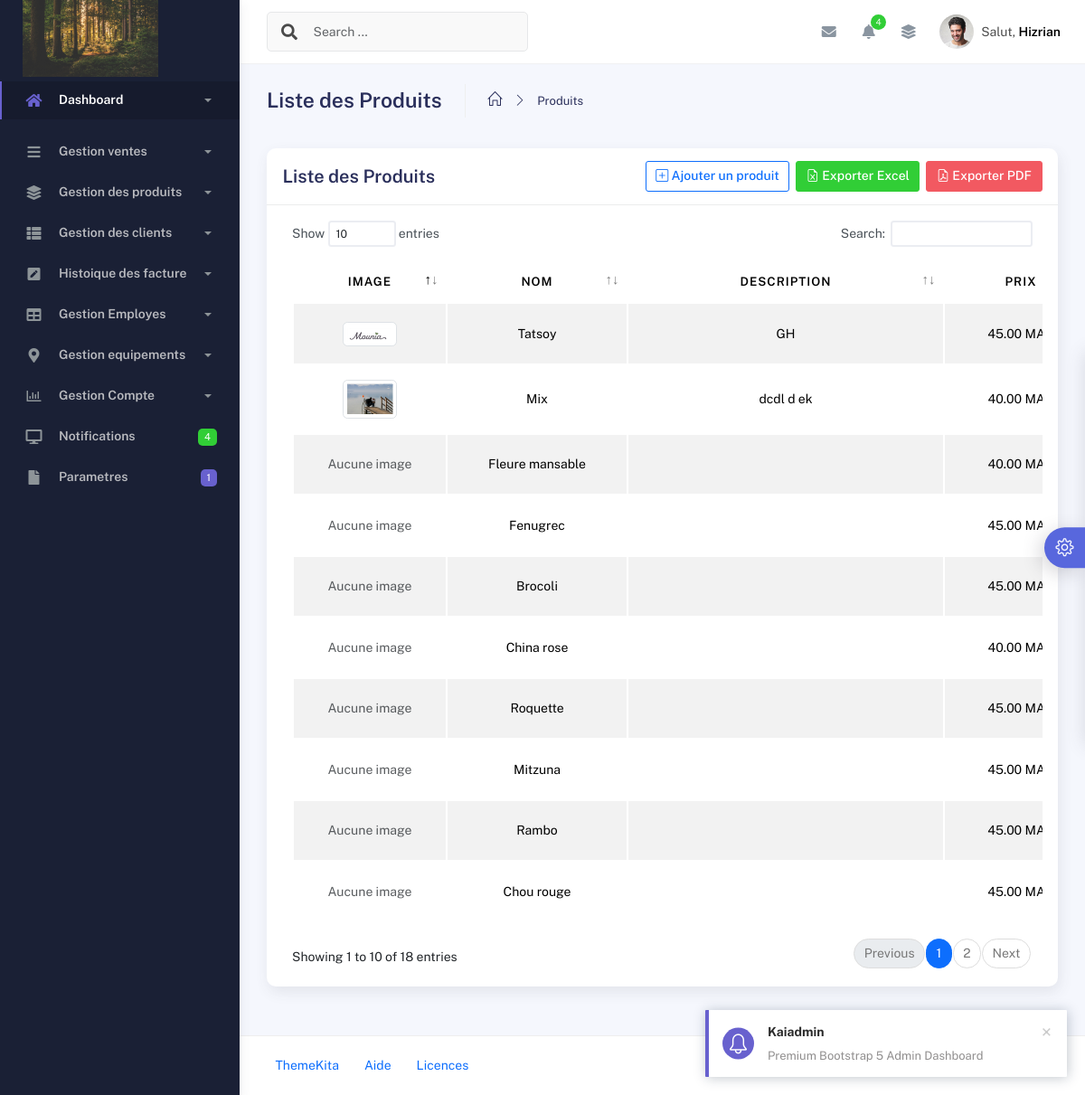
/produits/, run on an earlier commit of the app's database.
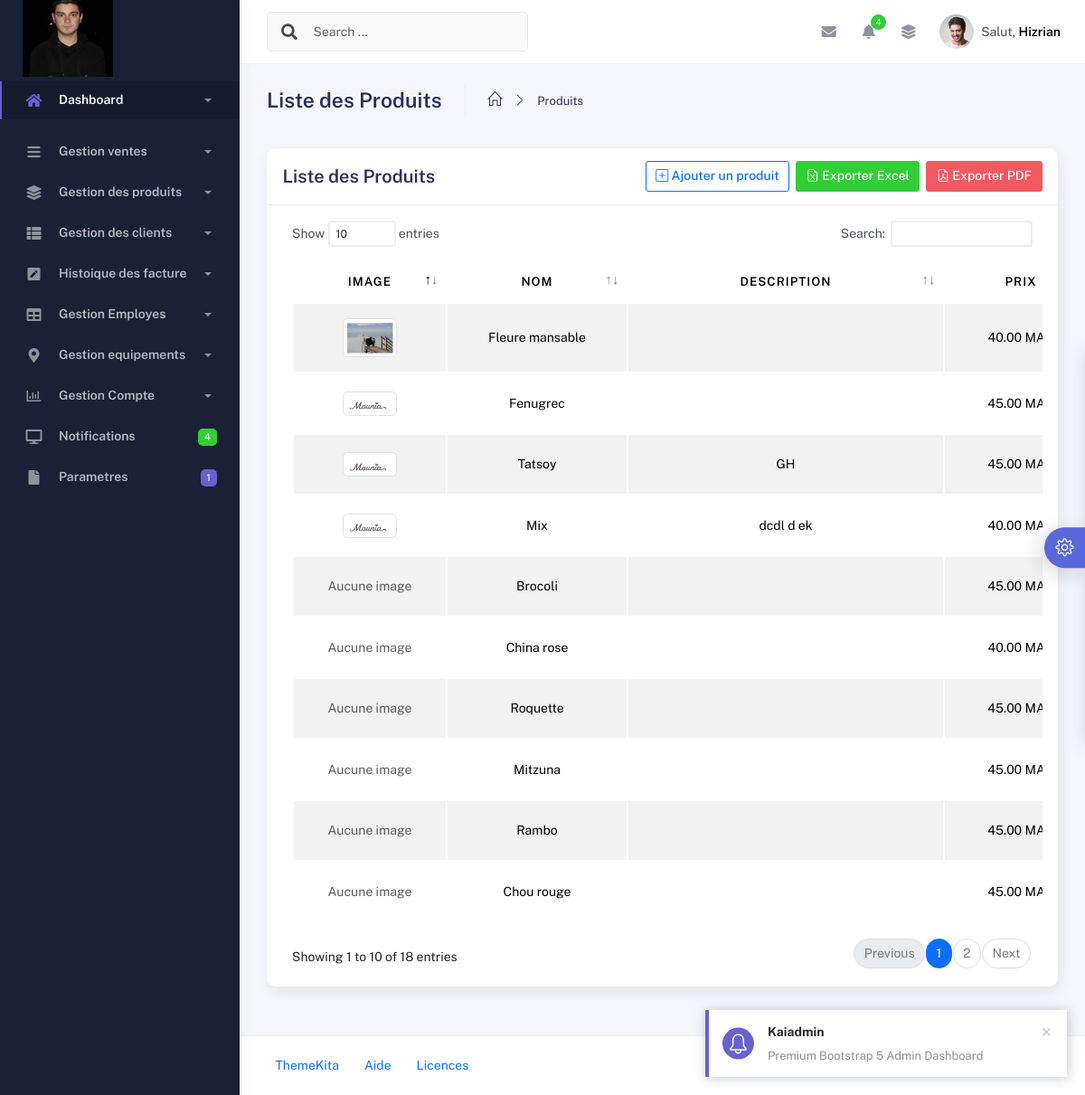
And on a later commit of the database.
### application/models.py (models this page shows, shortened)
class ParametresMounia(models.Model):
    nom_hotel = models.CharField(max_length=100, default="Mon app")
    adresse = models.TextField(default="Adresse par défaut")
    email_contact = models.EmailField(default="contact@mounia.com")
    telephone_contact = models.CharField(max_length=20, default="+123456789")
    politique_annulation = models.TextField(
        default="Annulation gratuite jusqu'à 48h avant l'arrivée.",
        help_text="Texte explicatif pour les annulations"
    )
    logo = models.ImageField(upload_to='hotel_logos/', blank=True, null=True)  # Optionnel
    class Meta:
        verbose_name_plural = "Paramètres de mounia"  # Nom correct dans l'admin Django

class Produit(models.Model):
    nom = models.CharField(max_length=100, unique=True)
    description = models.TextField(blank=True, null=True)
    prix = models.DecimalField(max_digits=10, decimal_places=2)
    image = models.ImageField(upload_to="produits/", blank=True, null=True)
    date_ajout = models.DateTimeField(auto_now_add=True)
    actif = models.BooleanField(default=True, verbose_name="Produit actif")
    class Meta:
        ordering = ["-date_ajout"]
        verbose_name = "Produit"
        verbose_name_plural = "Produits"

### application/views.py (the view)
# urls.py: path('produits/', views.produit_list, name='liste_produits'),
def produit_list(request):
    produits = Produit.objects.all()
    return render(request, "produits/produit_list.html", {"produits": produits})

### application/context_processors.py (called while the page is built)
def parametres_mounia(request):
    return {
        'parametres': ParametresMounia.objects.first() or None
    }

### templates/produits/produit_list.html (shortened to what this page needs)
{% extends "base.html" %} {% load static %} {% block content %}
<div class="container">
  <div class="page-inner">
    <div class="page-header">
      <h3 class="fw-bold mb-3">Liste des Produits</h3>
      <ul class="breadcrumbs mb-3">
        <li class="nav-home">
          <a href="{% url 'home' %}">
            <i class="icon-home"></i>
          </a>
        </li>
        <li class="separator">
          <i class="icon-arrow-right"></i>
        </li>
        <li class="nav-item">
          <a href="{% url 'liste_produits' %}">Produits</a>
        </li>
      </ul>
    </div>
    <div class="row">
      <div class="col-md-12">
        <div class="card">
          <div class="card-header">
            <div class="d-flex align-items-center">
              <h4 class="card-title">Liste des Produits</h4>
              <a
                href="{% url 'ajouter_produit' %}"
                class="btn btn-outline-primary ms-auto me-2"
              >
                <i class="bi bi-plus-square"></i> Ajouter un produit
              </a>
              <a
                href="{% url 'exporter_produits_excel' %}"
                class="btn btn-success me-2"
              >
                <i class="bi bi-file-earmark-excel"></i> Exporter Excel
              </a>
              <a
                href="{% url 'exporter_produits_pdf' %}"
                class="btn btn-danger"
              >
                <i class="bi bi-file-earmark-pdf"></i> Exporter PDF
              </a>
            </div>
          </div>
          <div class="card-body">
            <div class="table-responsive">
              <table
                id="produits-table"
                class="display table table-striped table-hover"
              >
                <thead>
                  <tr>
                    <th style="width: 120px">Image</th>
                    <th style="width: 150px">Nom</th>
                    <th style="width: 300px">Description</th>
                    <th style="width: 120px">Prix</th>
                  </tr>
                </thead>
                <tbody>
                  {% for produit in produits %}
                  <tr>
                    <td>
                      {% if produit.image %}
                      <img
                        src="{{ produit.image.url }}"
                        alt="{{ produit.nom }}"
                        width="60"
                        class="img-thumbnail"
                      />
                      {% else %}
                      <span class="text-muted">Aucune image</span>
                      {% endif %}
                    </td>
                    <td>{{ produit.nom }}</td>
                    <td>{{ produit.description|truncatechars:50 }}</td>
                    <td>{{ produit.prix }} MAD</td>
                  </tr>
                  {% endfor %}
                </tbody>
              </table>
            </div>
          </div>
        </div>
      </div>
    </div>
  </div>
</div>
{% endblock content %}

### templates/base.html (shortened to what this page needs)
{% load static %}
<!DOCTYPE html>
<html lang="fr">
  <head>
    <link href="https://cdn.jsdelivr.net/npm/bootstrap@5.3.0/dist/css/bootstrap.min.css" rel="stylesheet">
    <link href="https://cdn.jsdelivr.net/npm/bootstrap-icons@1.10.0/font/bootstrap-icons.css" rel="stylesheet">
    <link href="https://cdnjs.cloudflare.com/ajax/libs/font-awesome/5.15.4/css/all.min.css" rel="stylesheet">
    <link href="https://cdn.jsdelivr.net/npm/@fullcalendar/core/main.css" rel="stylesheet">
    <link href="https://cdn.jsdelivr.net/npm/@fullcalendar/daygrid/main.css" rel="stylesheet">
    <link href="https://cdn.jsdelivr.net/npm/@fullcalendar/timegrid/main.css" rel="stylesheet">
<link href="https://cdn.jsdelivr.net/npm/bootstrap@5.3.0/dist/css/bootstrap.min.css" rel="stylesheet">
<link href="https://cdn.jsdelivr.net/npm/bootstrap-icons/font/bootstrap-icons.css" rel="stylesheet">
    <link rel="stylesheet" href="{% static 'assets/css/bootstrap.min.css' %}" />
    <link rel="stylesheet" href="{% static 'assets/css/plugins.min.css' %}" />
    <link rel="stylesheet" href="{% static 'assets/css/kaiadmin.min.css' %}" />
    <link rel="stylesheet" href="{% static 'assets/css/demo.css' %}" />
  </head>
  <body>
    <div class="wrapper">
      <div class="sidebar" data-background-color="dark">
        <div class="sidebar-logo">
<div class="logo-header" data-background-color="dark">
  <a href="{% url 'home' %}" class="logo">
    {% if parametres.logo %}
      <img src="{{ parametres.logo.url }}"
           alt="{{ parametres.nom_hotel }}"
           class="navbar-brand custom-logo"
           style="max-height: 100px; width: auto; max-width: 180px;">
    {% else %}
      <img src="{% static 'assets/img/kaiadmin/logo_light.svg' %}"
           alt="Logo par défaut"
           class="navbar-brand custom-logo"
           style="max-height: 60px; width: auto; max-width: 180px;">
    {% endif %}
  </a>
</div>
        </div>
        <div class="sidebar-wrapper scrollbar scrollbar-inner">
          <div class="sidebar-content">
            <ul class="nav nav-secondary">
              <li class="nav-item active">
                <a
                  data-bs-toggle="collapse"
                  href="{% url 'home'%}"
                  class="collapsed"
                  aria-expanded="false"
                >
                  <i class="fas fa-home"></i>
                  <p>Dashboard</p>
                  <span class="caret"></span>
                </a>
              </li>
                <li class="nav-item">
                <a data-bs-toggle="collapse" href="#submenu">
                  <i class="fas fa-bars"></i>
                  <p>Gestion ventes </p>
                  <span class="caret"></span>
                </a>
              </li>
              <li class="nav-item">
                <a data-bs-toggle="collapse" href="#base">
                  <i class="fas fa-layer-group"></i>
                  <p>Gestion des produits</p>
                  <span class="caret"></span>
                </a>
              </li>
              <li class="nav-item">
                <a data-bs-toggle="collapse" href="#sidebarLayouts">
                  <i class="fas fa-th-list"></i>
                  <p>Gestion des clients</p>
                  <span class="caret"></span>
                </a>
              <li class="nav-item">
                <a data-bs-toggle="collapse" href="#forms">
                  <i class="fas fa-pen-square"></i>
                  <p>Histoique des facture </p>
                  <span class="caret"></span>
                </a>
              </li>
              <li class="nav-item">
                <a data-bs-toggle="collapse" href="#tables">
                  <i class="fas fa-table"></i>
                  <p>Gestion Employes</p>
                  <span class="caret"></span>
                </a>
              </li>
              <li class="nav-item">
                <a data-bs-toggle="collapse" href="#maps">
                  <i class="fas fa-map-marker-alt"></i>
                  <p>Gestion equipements</p>
                  <span class="caret"></span>
                </a>
              </li>
              <li class="nav-item">
                <a data-bs-toggle="collapse" href="#charts">
                  <i class="far fa-chart-bar"></i>
                  <p>Gestion  Compte</p>
                  <span class="caret"></span>
                </a>
              </li>
              <li class="nav-item">
                <a href="widgets.html">
                  <i class="fas fa-desktop"></i>
                  <p>Notifications</p>
                  <span class="badge badge-success">4</span>
                </a>
              </li>
              <li class="nav-item">
                <a href="{% url 'parametres_app' %}">
                  <i class="fas fa-file"></i>
                  <p>Parametres</p>
                  <span class="badge badge-secondary">1</span>
                </a>
              </li>
            </ul>
          </div>
        </div>
      </div>
      <div class="main-panel">
        <div class="main-header">
          <nav
            class="navbar navbar-header navbar-header-transparent navbar-expand-lg border-bottom"
          >
            <div class="container-fluid">
              <nav
                class="navbar navbar-header-left navbar-expand-lg navbar-form nav-search p-0 d-none d-lg-flex"
              >
                <div class="input-group">
                  <div class="input-group-prepend">
                    <button type="submit" class="btn btn-search pe-1">
                      <i class="fa fa-search search-icon"></i>
                    </button>
                  </div>
                  <input
                    type="text"
                    placeholder="Search ..."
                    class="form-control"
                  />
                </div>
              </nav>
              <ul class="navbar-nav topbar-nav ms-md-auto align-items-center">
                <li class="nav-item topbar-icon dropdown hidden-caret">
                  <a
                    class="nav-link dropdown-toggle"
                    href="#"
                    id="messageDropdown"
                    role="button"
                    data-bs-toggle="dropdown"
                    aria-haspopup="true"
                    aria-expanded="false"
                  >
                    <i class="fa fa-envelope"></i>
                  </a>
                </li>
                <li class="nav-item topbar-icon dropdown hidden-caret">
                  <a
                    class="nav-link dropdown-toggle"
                    href="#"
                    id="notifDropdown"
                    role="button"
                    data-bs-toggle="dropdown"
                    aria-haspopup="true"
                    aria-expanded="false"
                  >
                    <i class="fa fa-bell"></i>
                    <span class="notification">4</span>
                  </a>
                </li>
                <li class="nav-item topbar-icon dropdown hidden-caret">
                  <a
                    class="nav-link"
                    data-bs-toggle="dropdown"
                    href="#"
                    aria-expanded="false"
                  >
                    <i class="fas fa-layer-group"></i>
                  </a>
                </li>
                <li class="nav-item topbar-user dropdown hidden-caret">
                    <a
                      class="dropdown-toggle profile-pic"
                      data-bs-toggle="dropdown"
                      href="#"
                      aria-expanded="false"
                    >
                      <div class="avatar-sm">
                        <img
                          src="{% static 'assets/img/profile.jpg' %}"
                          alt="..."
                          class="avatar-img rounded-circle"
                        />
                      </div>
                      <span class="profile-username">
                        <span class="op-7">Salut,</span>
                        <span class="fw-bold">Hizrian</span>
                      </span>
                    </a>
                  </li>
                  </ul>
                  </div>
                  </nav>
                  </div>
                  {% block content %} {% endblock content %}
                  <footer class="footer">
                    <div class="container-fluid d-flex justify-content-between">
                      <nav class="pull-left">
                        <ul class="nav">
                          <li class="nav-item">
                            <a class="nav-link" href="http://www.themekita.com">
                              ThemeKita
                            </a>
                          </li>
                          <li class="nav-item">
                            <a class="nav-link" href="#"> Aide </a>
                          </li>
                          <li class="nav-item">
                            <a class="nav-link" href="#"> Licences </a>
                          </li>
                        </ul>
                      </nav>
                      <div class="copyright">
                        <a href="">Techs-informatique</a>
                      </div>
                    </div>
                  </footer>
                  </div>
                  <div class="custom-template">
                    <div class="custom-toggle">
                      <i class="icon-settings"></i>
                    </div>
                  </div>
                  </body>
                  </html>

### static/assets/css/demo.css (style rules this page uses)
.custom-template { position: fixed; top: 50%; transform: translateY(-50%); right: -325px; width: 325px; height: max-content; display: block; z-index: 1; background: #ffffff; transition: all .3s; z-index: 1003; box-shadow: -1px 1px 20px rgba(69, 65, 78, 0.15); border-top-left-radius: 5px; border-bottom-left-radius: 5px; transition: all .5s; }
.custom-template .custom-toggle { position: absolute; width: 45px; height: 45px; background: #5867dd; top: 50%; left: -45px; transform: translateY(-50%); display: flex; align-items: center; justify-content: center; text-align: center; border-top-left-radius: 30px; border-bottom-left-radius: 30px; cursor: pointer; color: #ffffff; box-shadow: -5px 5px 20px rgba(69, 65, 78, 0.21); }
.custom-template .custom-toggle i { font-size: 20px; animation: 1.3s spin linear infinite; }

### templates/produits/produit_list.html (style rules this page uses)
.table-responsive { overflow-x: hidden; }
table { width: 100%; table-layout: fixed; white-space: nowrap; }
th, td { text-align: center; overflow: hidden; text-overflow: ellipsis; }
.btn { padding: 0.375rem 0.75rem; }

What changed in the data, as far as the page shows it:
changed ParametresMounia: logo: a different picture
changed Produit "Fleure mansable": image: picture added; no longer shows "Aucune image"
changed Produit "Fenugrec": image: picture added; no longer shows "Aucune image"
changed Produit "Mix": image: a different picture
